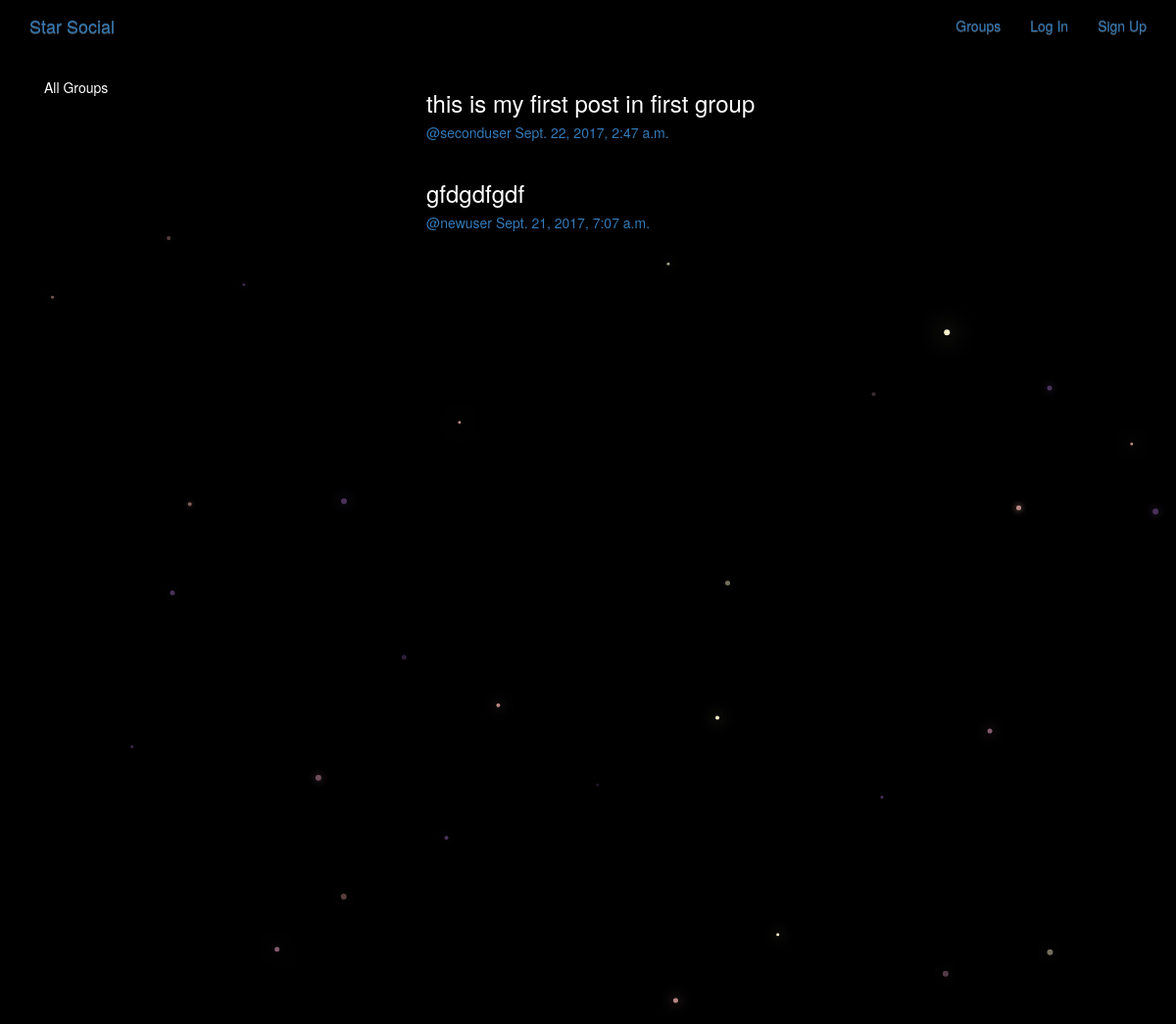
/posts/, run on the app's committed database.
### posts/models.py (models this page shows, shortened)
class Post(models.Model):
    user = models.ForeignKey(User, related_name='posts')
    created_at = models.DateTimeField(auto_now=True)
    message = models.TextField()
    message_html = models.TextField(editable=False)
    group = models.ForeignKey(Group, related_name='posts', null=True, blank=True)
    class Meta:
        ordering = ['-created_at']
        unique_together = ['user', 'message']

### posts/views.py (the view)
class PostList(SelectRelatedMixin, generic.ListView):
    model = models.Post
    select_related = ('user', 'group') # foreign keys

### posts/templates/posts/post_list.html (shortened to what this page needs)
{% extends "posts/post_base.html" %}
{% block prepost %}
<div class="col-md-4">
  <div class="card card-with-shadow">
    <div class="content">
      <h5 class="title">All Groups</h5>
    </div>
  </div>
</div>
{% endblock %}
{% block post_content %}
<div class="col-md-8">
  {% for post in post_list %}
  	{% include "posts/_post.html" %}
  {% endfor %}
</div>
{% endblock %}

### posts/templates/posts/_post.html (shortened to what this page needs)
<div class="post media">
  <h3>{{post.message_html|safe}}</h3>
  <div class="media-body">
    <h5 class="media-heading">
      <span class="username">
      	<a href="{% url 'posts:for_user' username=post.user.username %}">@{{post.user.username}}</a>
      </span>
      <time class="time">
    	<a href="{% url 'posts:single' username=post.user.username pk=post.pk %}">{{post.created_at}}</a>
    </time>
    </h5>
  </div>
</div>

### static/starsocial/css/master.css (style rules this page uses)
body { margin: 0; overflow: hidden; background-color: black; color:white; }

### data on the page
Post: message_html "this is my first post in first group", user.username "seconduser", created_at "Sept. 22, 2017, 2:47 a.m."
Post: message_html "gfdgdfgdf", user.username "newuser", created_at "Sept. 21, 2017, 7:07 a.m."
